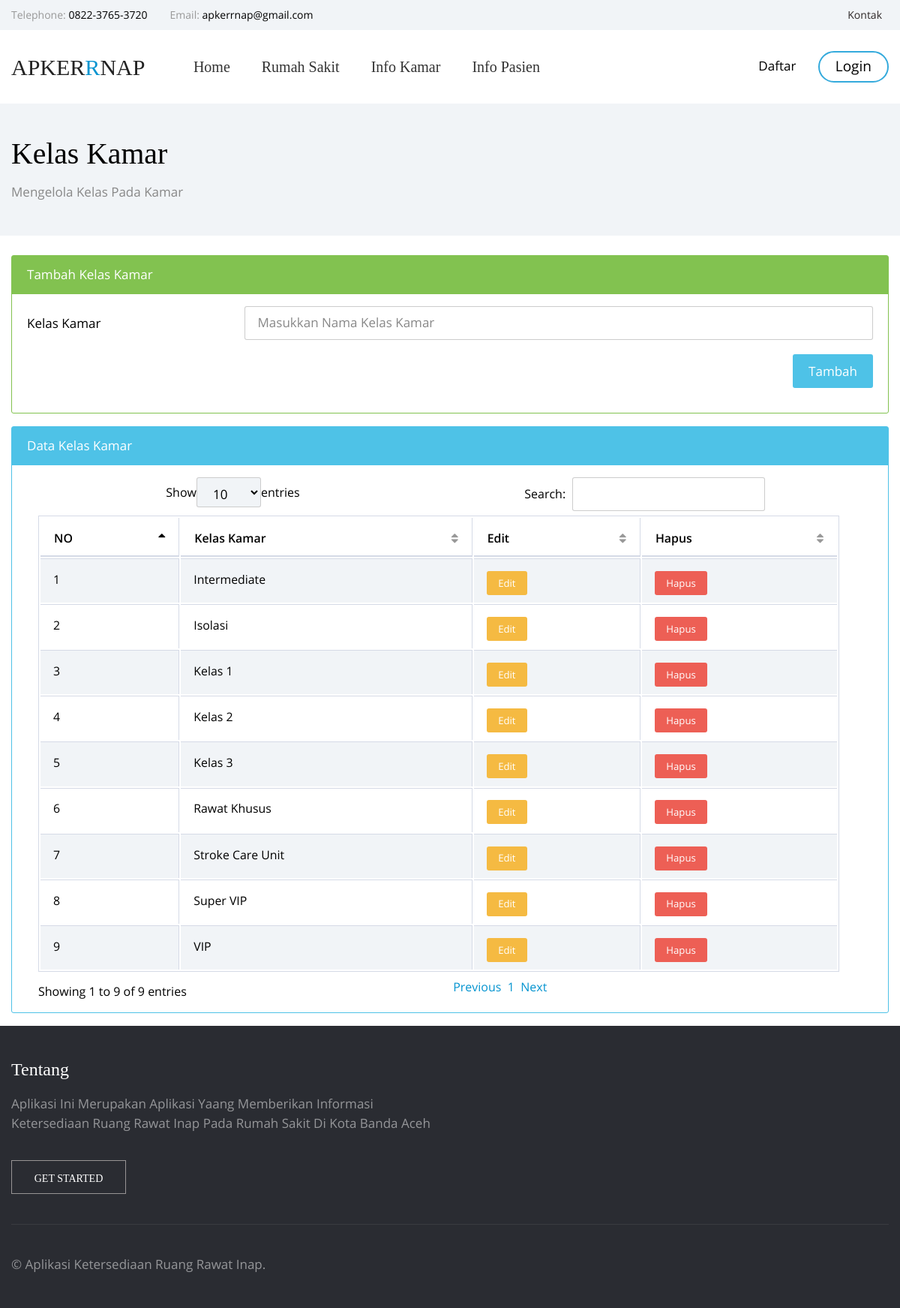
Screenshot of /index.php/kelas_kamar with the database file from the repository.
### tables this page shows
CREATE TABLE `kelas_kamar` (
  `id_kelas_kamar` int(5) NOT NULL,
  `nama_kelas_kamar` varchar(50) NOT NULL
);

### application/controllers/Kelas_kamar.php (called while the page is built, shortened)
<?php
class Kelas_kamar extends CI_Controller {
   function __construct() {
			 $this->load->helper('url');
			 $this->load->library('session');
			 $this->load->database();
			 $this->load->model('M_Kelas_kamar');
   }
	public function index()
	{
    $data['lihat'] = $this->M_Kelas_kamar->lihat();
		$this->load->view('admin/tambah_kelas_kamar',$data);
	}
}

### index.php (called while the page is built, shortened)
<?php
require_once BASEPATH.'core/CodeIgniter.php';

### application/models/M_Kelas_kamar.php (called while the page is built, shortened)
<?php
class M_Kelas_kamar extends CI_Model{
    function lihat()
    {
        $query=$this->db->query("SELECT * FROM kelas_kamar");
        return $query->result();
    }
}

### application/views/admin/tambah_kelas_kamar.php (the view, shortened to what this page needs)
<!DOCTYPE html>
<html lang="en">
<head>
    <link rel="stylesheet" type="text/css" href="<?php echo site_url(); ?>data_umum/vendors/bootstrap/css/bootstrap.min.css">
    <link rel="stylesheet" type="text/css" href="<?php echo site_url(); ?>data_umum/vendors/tether/css/tether.min.css">
    <link rel="stylesheet" type="text/css" href="<?php echo site_url(); ?>data_umum/vendors/animate-css/animate.css">
    <link rel="stylesheet" type="text/css" href="<?php echo site_url(); ?>data_umum/fonts/circular/styles.css">
    <link rel="stylesheet" type="text/css" href="<?php echo site_url(); ?>data_umum/fonts/open-sans/styles.css">
    <link rel="stylesheet" type="text/css" href="<?php echo site_url(); ?>data_umum/fonts/iconfont/styles.css">
    <link href="<?php echo site_url(); ?>data_umum/table/vendor/datatables-plugins/dataTables.bootstrap.css" rel="stylesheet">
    <link href="<?php echo site_url(); ?>data_umum/table/vendor/datatables-responsive/dataTables.responsive.css" rel="stylesheet">
    <link href="<?php echo site_url(); ?>data_umum/table/dist/css/sb-admin-2.css" rel="stylesheet">
    <link href="<?php echo site_url(); ?>data_umum/table/vendor/metisMenu/metisMenu.min.css" rel="stylesheet">
    <link href="<?php echo site_url(); ?>data_umum/table/vendor/font-awesome/css/font-awesome.min.css" rel="stylesheet" type="text/css">
<link rel="stylesheet" type="text/css" href="<?php echo site_url(); ?>data_umum/vendors/leaflet/leaflet.css">
      <?php echo $this->load->view('umum/share/warna', '', TRUE);?>
</head>
<body class="">
<?php echo $this->load->view('umum/share/menu', '', TRUE);?>
<div class="blog">
    <header class="blog__header">
        <div class="container">
            <h3 class="blog__heading">Kelas Kamar</h3>
            <p class="blog__heading-level-two">Mengelola Kelas Pada Kamar</p>
        </div>
    </header>
    <div class="container">
      <br>
      <div class="card card-outline-success mb-3">
            <div class="card-header bg-success">Tambah Kelas Kamar</div>
            <div class="card-block">
              <form method="POST" action="<?php echo site_url(); ?>kelas_kamar/tambah">
                    <div class="form-group row">
                    <label for="example-text-input" class="col-3 col-form-label">Kelas Kamar</label>
                    <div class="col-9">
                        <input class="form-control" type="text" required name="nama_kelas_kamar" id="example-text-input" placeholder="Masukkan Nama Kelas Kamar">
                    </div>
                </div>
                  <p align="right"><button type="submit" class="btn btn-info btn-medium">Tambah</button></p>
              </form>
            </div>
        </div>
        <div class="card card-outline-info mb-3">
            <div class="card-header bg-info">Data Kelas Kamar</div>
            <div class="card-block">
              <table width="100%" class="table table-striped table-bordered table-hover" id="dataTables-example">
                  <thead>
                      <tr>
                          <th>NO</th>
                          <th>Kelas Kamar</th>
                          <th>Edit</th>
                          <th>Hapus</th>
                      </tr>
                  </thead>
                  <tbody>
                    <?php
                       $i=0;
                       foreach($lihat as $kelas_kamar){
                       $i++;
                     ?>
                      <tr>
                          <td><?php echo $i?></td>
                          <td><?php echo $kelas_kamar->nama_kelas_kamar ?></td>
                          <td class="center"><a href="<?php echo site_url(); ?>kelas_kamar/edit_kelas_kamar?id=<?php echo $kelas_kamar->id_kelas_kamar?>" onclick="return confirm('Apakah Anda Yakin Meemperbaharui ?')" ><button type="button" class="btn btn-warning btn-xs">Edit</button></td>
                          <td class="center"><a href="<?php echo site_url(); ?>kelas_kamar/hapus_kelas_kamar?id=<?php echo $kelas_kamar->id_kelas_kamar?>" onclick="return confirm('Apakah Anda Yakin Menghapus ?')" ><button type="button" class="btn btn-danger btn-xs">Hapus</button></td>
                          </tr>
                      <?php
                      }
                     ?>
                  </tbody>
              </table>
            </div>
        </div>
    </div>
</div>
  <?php echo $this->load->view('umum/share/footer', '', TRUE);?>
</body>
</html>

### rows the page displays
kelas_kamar: nama_kelas_kamar "Intermediate"
kelas_kamar: nama_kelas_kamar "Isolasi"
kelas_kamar: nama_kelas_kamar "Kelas 1"
kelas_kamar: nama_kelas_kamar "Kelas 2"
kelas_kamar: nama_kelas_kamar "Kelas 3"
kelas_kamar: nama_kelas_kamar "Rawat Khusus"
kelas_kamar: nama_kelas_kamar "Stroke Care Unit"
kelas_kamar: nama_kelas_kamar "Super VIP"
kelas_kamar: nama_kelas_kamar "VIP"
